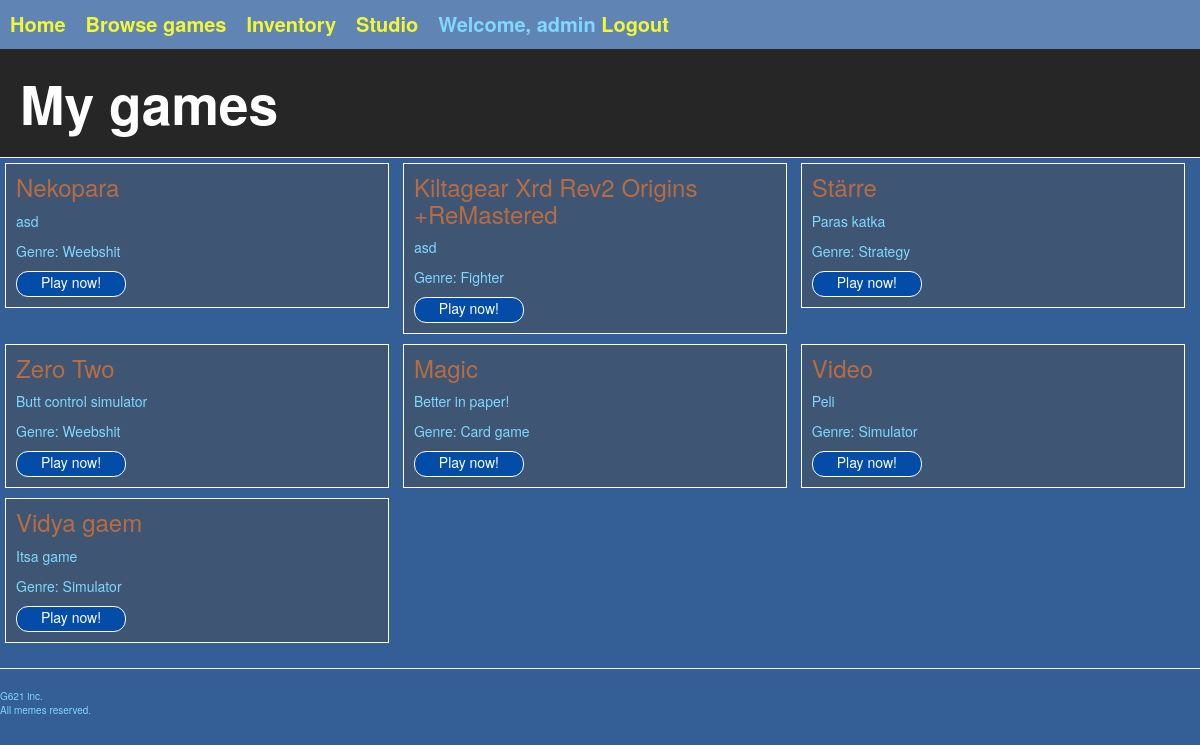
Before: /inventory/ (signed in) with the older database file.
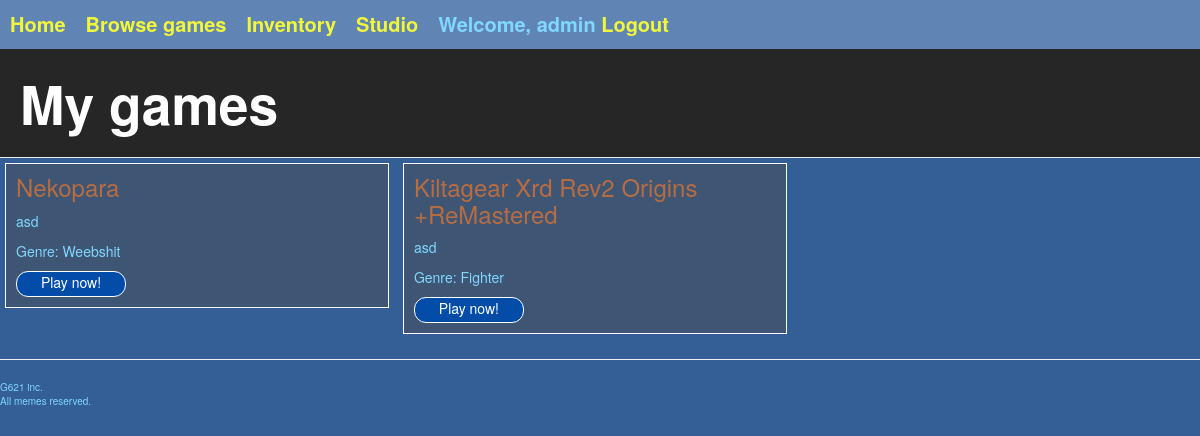
After: the same page with the newer database file.
### gameshop/models.py (models this page shows, shortened)
class Game(models.Model):
    id = models.AutoField(auto_created=True, primary_key=True)
    name = models.CharField(max_length=50)
    description = models.TextField(max_length=500)
    genre = models.ForeignKey(Genre, on_delete=models.CASCADE)
    sales = models.IntegerField(default=0)
    price = models.IntegerField(default=0)
    owner = models.ForeignKey(Developer, on_delete=models.CASCADE)
    url = models.CharField(max_length=300, default='http://webcourse.cs.hut.fi/example_game.html')
    bought = models.ManyToManyField(Profile, blank=True, through="Game_state")

class Genre(models.Model):
    name = models.CharField(max_length=20)
    def __str__(self):
        return self.name

### gameshop/views.py (the view)
# urls.py: path('inventory/', inventory),
@login_required(login_url='/login/')
def inventory(request):
    template = loader.get_template("gameshop/inventory/inventory.html")
    context = getUserContext(request.user)
    return HttpResponse(template.render(context))

### gameshop/helpers.py (called while the page is built)
def getUserContext(user):
    if not user or user.is_anonymous:
        return { "profile": None, "developer": None }
    try:
        profile = Profile.objects.get(user=user)
    except Profile.DoesNotExist:
        profile = None
    try:
        developer = Developer.objects.get(profile=profile)
    except Developer.DoesNotExist:
        developer = None
    return { "profile": profile, "developer": developer }

### gameshop/models.py (called while the page is built)
    def gamesBought(self):
        return Game.objects.filter(bought=self).all()

### gameshop/templates/gameshop/inventory/inventory.html
{% extends "gameshop/generic.html" %}
{% block pageHeader %}
  <div class="page-header">
    <h1>
      My games
    </h1>
  </div>
{% endblock %}
{% block content %}
  {% if not profile %}
    <p>Please log in!</p>
  {% else %}
    <div id="inventory">
      {% for game in profile.gamesBought %}
        <div class="store-block">
          <h3>{{ game.name }}</h3>
          <p class="game-description">
            {{ game.description }}
          </p>
          <p>Genre: {{ game.genre }}</p>
          <form action="/gamescreen/{{ game.id }}/">
            <input class="play-now-button" type="submit" value="Play now!" />
          </form>
        </div>
      {% endfor %}
    </div>
  {% endif %}
{% endblock %}

Changed rows visible on the page:
no longer on this page (row edited): Game: name "Stärre", description "Paras katka", genre "Strategy"
no longer on this page (row edited): Game: name "Zero Two", description "Butt control simulator", genre "Weebshit"
no longer on this page (row edited): Game: name "Magic", description "Better in paper!", genre "Card game"
removed Game: name "Video", description "Peli", genre "Simulator"
removed Game: name "Vidya gaem", description "Itsa game", genre "Simulator"
